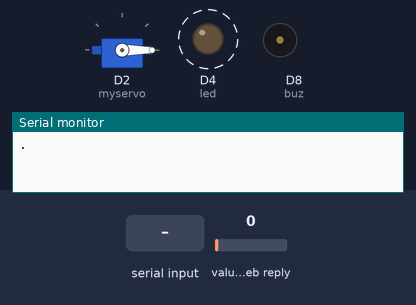
The sketch below on a simulated ESP8266 (NodeMCU). On the bench: servo, output pins drawn as LEDs (lit = HIGH), buzzer (waves = sounding, pin HIGH), the last lines printed to the serial monitor. Dashed ring = blinking. The inputs (shaded band) are chosen by the test bench; at power-on: value in the web reply 0. WiFi joins after 1.5 s; servers stay silent unless stated; web services answer with replies made up by the test bench.

Above: at 2.2 s.
2.3 s: "1" received over Serial
At 8.7 s:
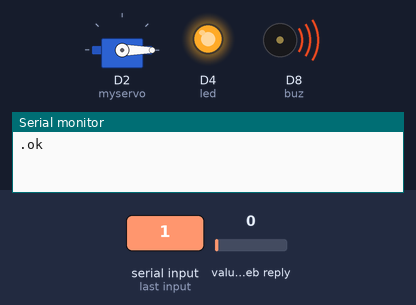
9.9 s: "3" received over Serial
At 11.3 s:
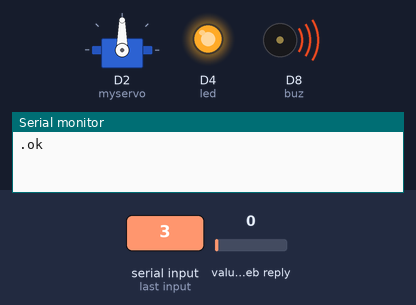
11.8 s: value in the web reply set to 2
At 12.6 s:
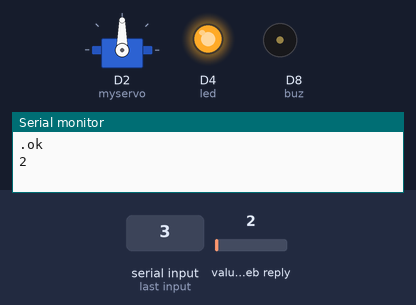
13.7 s: "4" received over Serial
At 15.2 s:
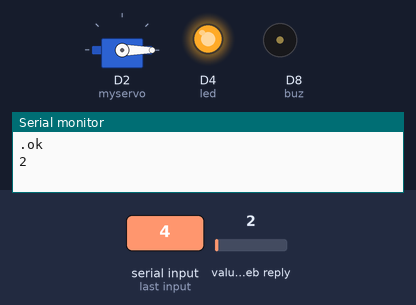
15.6 s: "30,150\n" received over Serial
At 16.7 s:
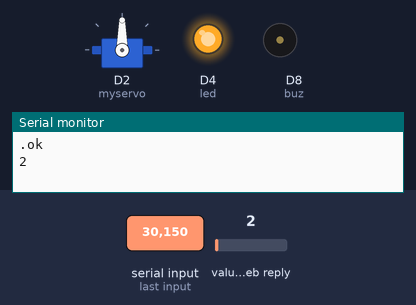
Timing chart, 0 to 19.8 s (numbered marks = the images above; inputs shaded):
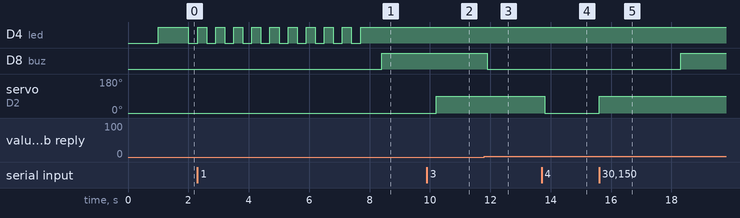

The sketch:

DOOR_LOCK.ino
```cpp
#include "ThingSpeak.h"
#include <ESP8266WiFi.h>
#include <Servo.h>

Servo myservo;
int statusCode = 0;

unsigned long lastTime = 0;
unsigned long timerDelay = 16000;
WiFiClient  client;
const int FieldNumber1 = 1;

String strs[14]={"0","0","2539688","JUQ9EO64JJ4I5JKH","slabs","12345687","0","0","0","0","0","0","0","0"};
int StringCount = 0;
int prv=0;
int led=D4;
int buz=D8;


void setup()
{
  WiFi.mode(WIFI_STA);
  ThingSpeak.begin(client);
  Serial.begin(9600);
  pinMode(led,OUTPUT);
  pinMode(buz,OUTPUT);

  myservo.attach(D2);
  myservo.write(0);
  delay(1000);
  digitalWrite(led,1);
  digitalWrite(buz,0);


}

void loop()
{
  //----------------- Network -----------------//
  if (WiFi.status() != WL_CONNECTED)
  {
    Serial.print(".");
    delay(1000);
    WiFi.begin(strs[4], strs[5]);
      for(int kk=0;kk<10;kk++)
      {
        digitalWrite(led,0);
        delay(300);
        digitalWrite(led,1);
        delay(300);
      }
   if(WiFi.status() == WL_CONNECTED)
    Serial.println("ok");
  }

  //---------------- Channel 1 ----------------//
  const char* string2 = strs[2].c_str();
  const char* string3 = strs[3].c_str();
  int temp = ThingSpeak.readLongField(atol(string2), FieldNumber1, string3);
  statusCode = ThingSpeak.getLastReadStatus();
  if (statusCode == 200)
  {
    if(temp !=prv)
    {
      prv=temp;
       Serial.print(temp);
       if(temp==1)
       {
        digitalWrite(buz,1);
       }
       if(temp==2)
       {
        digitalWrite(buz,0);
       }

       if(temp==3)
       {
        myservo.write(90);
       }
        if(temp==4)
       {
        myservo.write(0);
       }
    }


  }

  delay(100);


if (Serial.available())
{


  int x=Serial.read();
 if(x=='1')
       {
        digitalWrite(buz,1);
       }
       if(x=='2')
       {
        digitalWrite(buz,0);
       }

      if(x=='3')
       {
        myservo.write(90);
       }
        if(x=='4')
       {
        myservo.write(0);
       }

}
  delay(500);

}
```

Measured:
- after the input at 2.3 s, D8 (buz): LOW → HIGH after 6.1 s
- after the input at 9.9 s, servo on D2 (myservo): 0° → 90° after 0.30 s
- after the input at 11.8 s, D8 (buz): HIGH → LOW after 0.10 s
- after the input at 13.7 s, servo on D2 (myservo): 90° → 0° after 0.10 s
- after the input at 15.6 s, D8 (buz): LOW → HIGH after 2.7 s; servo on D2 (myservo): 0° → 90° at once
- by itself, D4 (led): alternates HIGH for 0.30 s and LOW for 0.30 s, 19 changes in all, then stays HIGH
